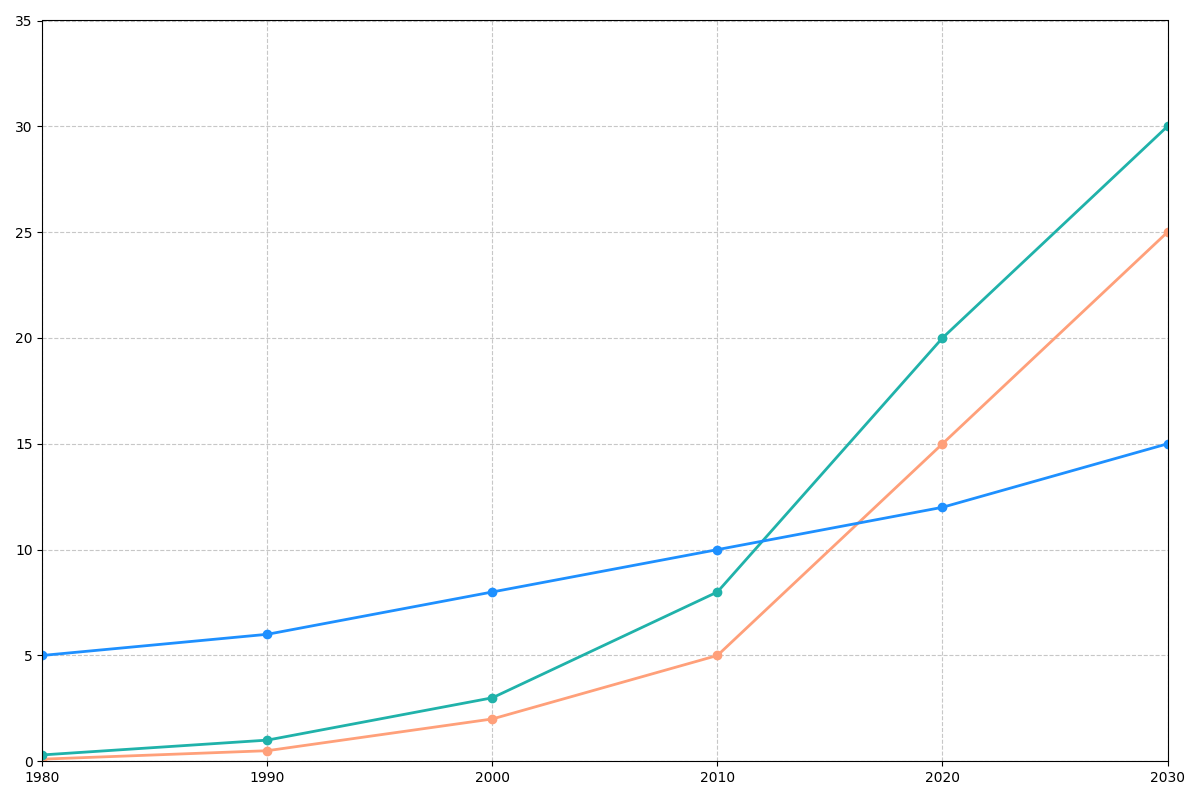

Source code (Python):
import numpy as np
import matplotlib.pyplot as plt

decades = np.arange(1980, 2031, 10)

solar_energy = [0.1, 0.5, 2, 5, 15, 25]
wind_energy = [0.3, 1, 3, 8, 20, 30]
hydro_energy = [5, 6, 8, 10, 12, 15]

data = [solar_energy, wind_energy, hydro_energy]

colors = ['#FFA07A', '#20B2AA', '#1E90FF']

fig, ax = plt.subplots(figsize=(12, 8))

for i in range(len(data)):
    ax.plot(decades, data[i], marker='o', color=colors[i], linewidth=2, linestyle='-')
    
ax.set_xlim(1980, 2030)
ax.set_ylim(0, 35)

ax.grid(True, linestyle='--', alpha=0.7)

plt.tight_layout()
plt.show()
